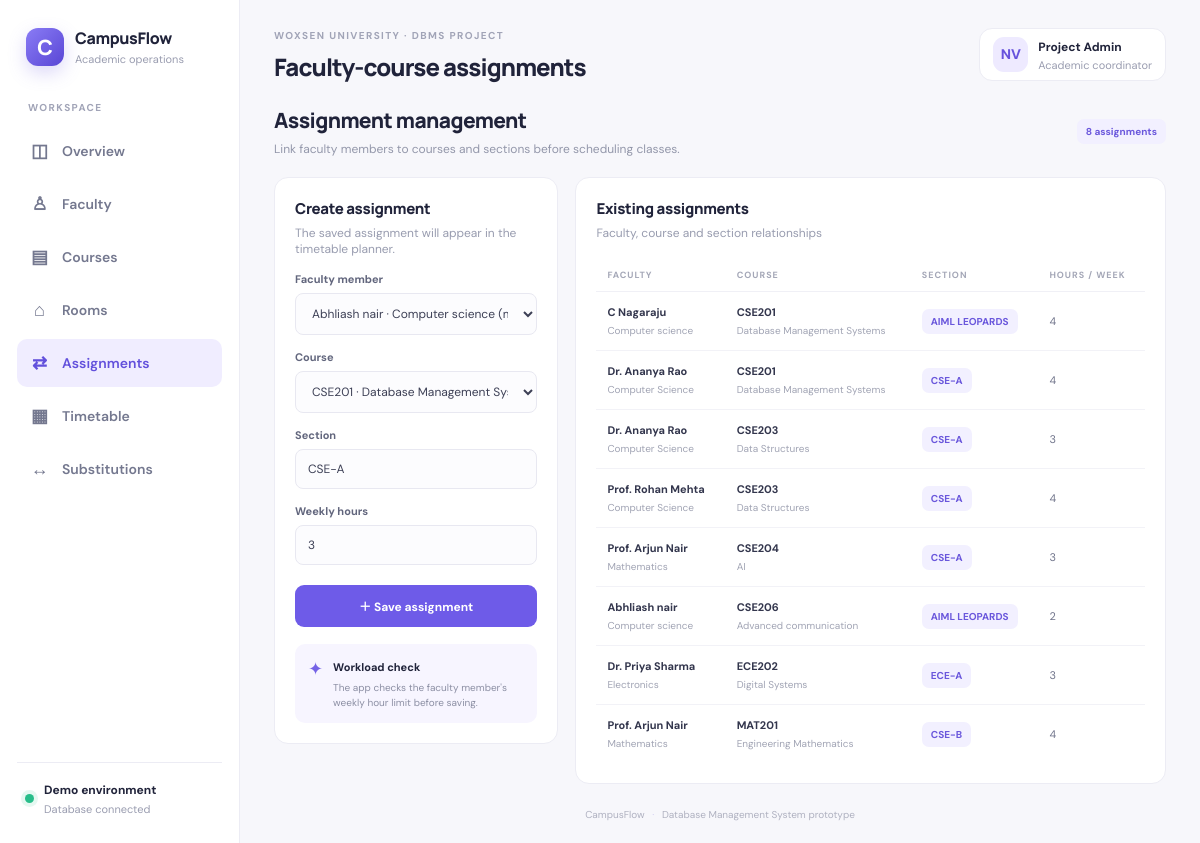
The app's page /assignments with its own data.
### tables this page shows
CREATE TABLE assignments (
            id INTEGER PRIMARY KEY AUTOINCREMENT,
            faculty_id INTEGER NOT NULL, course_id INTEGER NOT NULL,
            section TEXT NOT NULL, weekly_hours INTEGER NOT NULL DEFAULT 3,
            FOREIGN KEY(faculty_id) REFERENCES faculty(id),
            FOREIGN KEY(course_id) REFERENCES courses(id)
        );

CREATE TABLE faculty (
            id INTEGER PRIMARY KEY AUTOINCREMENT, name TEXT NOT NULL,
            department TEXT NOT NULL, email TEXT,
            max_hours INTEGER NOT NULL DEFAULT 16
        );

CREATE TABLE courses (
            id INTEGER PRIMARY KEY AUTOINCREMENT, code TEXT NOT NULL UNIQUE,
            title TEXT NOT NULL, department TEXT NOT NULL, credits INTEGER NOT NULL DEFAULT 3
        );

### app.py (the view, shortened to what this page needs)
@app.route("/assignments", methods=["GET","POST"])
def assignments():
    with connect() as con:
        staff=con.execute("SELECT * FROM faculty ORDER BY name").fetchall()
        courses_list=con.execute("SELECT * FROM courses ORDER BY code").fetchall()
        rows=con.execute("""SELECT a.id,f.name faculty,f.department,c.code,c.title,c.department course_department,a.section,a.weekly_hours
                            FROM assignments a JOIN faculty f ON f.id=a.faculty_id JOIN courses c ON c.id=a.course_id
                            ORDER BY c.code,a.section,f.name""").fetchall()
    return render_template("assignments.html",staff=staff,courses=courses_list,rows=rows)

### app.py (called while the page is built)
def connect():
    con = sqlite3.connect(DB)
    con.row_factory = sqlite3.Row
    con.execute("PRAGMA foreign_keys = ON")
    return con

### templates/assignments.html
{% extends "base.html" %}{% set heading="Faculty-course assignments" %}
{% block content %}
<div class="page-intro"><div><h2>Assignment management</h2><p>Link faculty members to courses and sections before scheduling classes.</p></div><span class="tag">{{ rows|length }} assignments</span></div>
<div class="content-grid">
<form class="panel form-panel" method="post"><h3>Create assignment</h3><p class="muted">The saved assignment will appear in the timetable planner.</p>
<label>Faculty member<select name="faculty_id" required>{% for f in staff %}<option value="{{ f.id }}">{{ f.name }} · {{ f.department }} (max {{ f.max_hours }} hrs)</option>{% endfor %}</select></label>
<label>Course<select name="course_id" required>{% for c in courses %}<option value="{{ c.id }}">{{ c.code }} · {{ c.title }}</option>{% endfor %}</select></label>
<label>Section<input name="section" required placeholder="e.g. CSE-A" value="CSE-A"></label>
<label>Weekly hours<input name="weekly_hours" type="number" min="1" max="20" value="3" required></label>
<button class="button" type="submit">＋ Save assignment</button>
<div class="note-box"><span>✦</span><div><b>Workload check</b><p>The app checks the faculty member's weekly hour limit before saving.</p></div></div>
</form>
<div class="panel"><div class="panel-head"><div><h3>Existing assignments</h3><p>Faculty, course and section relationships</p></div></div><div class="table-wrap"><table><thead><tr><th>FACULTY</th><th>COURSE</th><th>SECTION</th><th>HOURS / WEEK</th></tr></thead><tbody>{% for r in rows %}<tr><td><b>{{ r.faculty }}</b><small class="subline">{{ r.department }}</small></td><td><b>{{ r.code }}</b><small class="subline">{{ r.title }}</small></td><td><span class="tag">{{ r.section }}</span></td><td>{{ r.weekly_hours }}</td></tr>{% else %}<tr><td colspan="4">No assignments yet.</td></tr>{% endfor %}</tbody></table></div></div>
</div>{% endblock %}

### static/style.css (style rules this page uses)
:root { --ink:#20233a;--muted:#85899f;--line:#ececf4;--purple:#6e5be8;--bg:#f7f7fb;--white:#fff }
* { box-sizing:border-box }
body { margin:0;background:var(--bg);color:var(--ink);font-family:'DM Sans',Arial,sans-serif;font-size:14px }
.button { border:0;background:var(--purple);color:#fff;border-radius:9px;padding:12px 16px;font:700 12px 'DM Sans';cursor:pointer;text-decoration:none;display:inline-flex;align-items:center;justify-content:center;white-space:nowrap }
.stat-card,.panel { background:#fff;border:1px solid var(--line);border-radius:14px }
.panel { padding:20px;min-width:0 }
.panel-head { display:flex;align-items:center;justify-content:space-between;gap:10px;margin-bottom:18px }
.panel h3,.panel-head h3 { font:800 15px Manrope;margin:0;letter-spacing:-.3px }
.panel-head p,.muted { font-size:12px;color:#989caf;margin:6px 0 0 }
.table-wrap { overflow-x:auto }
table { width:100%;border-collapse:collapse;white-space:nowrap }
th { text-align:left;font-size:9px;letter-spacing:1px;color:#a4a7b7;font-weight:700;padding:10px 11px;border-bottom:1px solid #f0f0f6 }
td { padding:13px 11px;border-bottom:1px solid #f2f2f7;font-size:11px;color:#6f738a }
tbody tr:last-child td { border-bottom:0 }
td b { color:#33364d;font-size:11px }
.subline { display:block;color:#a1a4b4;font-size:10px;margin-top:5px }
.tag { display:inline-block;padding:6px 9px;border-radius:7px;background:#f2f0ff;color:#6a57dc;font-size:10px;font-weight:700 }
.note-box { display:flex;gap:10px;background:#f7f5ff;border-radius:10px;padding:13px;margin-top:17px }
.note-box>span { color:#7563e6;font-size:18px }
.note-box b { font-size:11px }
.note-box p { font-size:10px;line-height:1.5;color:#8c8fa4;margin:5px 0 0 }
.page-intro { display:flex;justify-content:space-between;align-items:center;margin:4px 0 20px }
.page-intro h2 { font:800 21px Manrope;margin:0;letter-spacing:-.6px }
.page-intro p { color:#9397aa;font-size:12px;margin:7px 0 0 }
.content-grid { display:grid;grid-template-columns:minmax(260px,.65fr) minmax(0,1.35fr);gap:17px;align-items:start }
.form-panel h3 { margin-bottom:0 }
.form-panel label { display:block;font-size:11px;font-weight:700;color:#62667d;margin-top:15px }
.form-panel input,.form-panel select,.form-panel textarea { display:block;width:100%;margin-top:7px;border:1px solid #e8e8f1;border-radius:8px;background:#fcfcfe;padding:11px 12px;font:12px 'DM Sans';color:#3d4056;outline:none }
.form-panel>.button { width:100%;margin-top:20px }

### records on screen
assignments: faculty "C Nagaraju", department "Computer science", code "CSE201", title "Database Management Systems", section "AIML LEOPARDS", weekly_hours "4"
assignments: faculty "Dr. Ananya Rao", department "Computer Science", code "CSE201", title "Database Management Systems", section "CSE-A", weekly_hours "4"
assignments: faculty "Dr. Ananya Rao", department "Computer Science", code "CSE203", title "Data Structures", section "CSE-A", weekly_hours "3"
assignments: faculty "Prof. Rohan Mehta", department "Computer Science", code "CSE203", title "Data Structures", section "CSE-A", weekly_hours "4"
assignments: faculty "Prof. Arjun Nair", department "Mathematics", code "CSE204", title "AI", section "CSE-A", weekly_hours "3"
assignments: faculty "Abhliash nair", department "Computer science", code "CSE206", title "Advanced communication", section "AIML LEOPARDS", weekly_hours "2"
assignments: faculty "Dr. Priya Sharma", department "Electronics", code "ECE202", title "Digital Systems", section "ECE-A", weekly_hours "3"
assignments: faculty "Prof. Arjun Nair", department "Mathematics", code "MAT201", title "Engineering Mathematics", section "CSE-B", weekly_hours "4"

### other values on screen
{{ heading or "Faculty Workload & Timetable" }} "Faculty-course assignments"
{{ rows|length }} "8"
form field faculty_id "Abhliash nair · Computer science (max 16 hrs)"
form field course_id "CSE201 · Database Management Systems"
